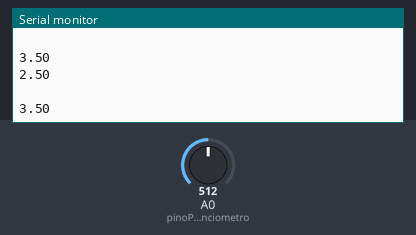
Recording of a sketch running on a simulated Arduino Uno, built with avr-gcc and run on an emulated ATmega328P. Shown: the last lines printed to the serial monitor. The test bench sets the inputs (shaded band); at power-on: A0 (pinoPotenciometro) = 512.

Above: at 1.8 s.
1.9 s: A0 (pinoPotenciometro) set to 716
At 2.6 s:
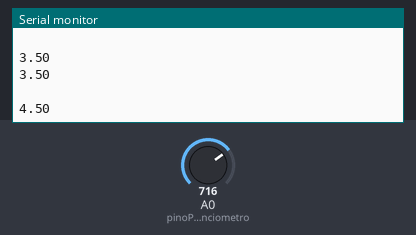
3.4 s: A0 (pinoPotenciometro) set to 900
At 4.8 s:
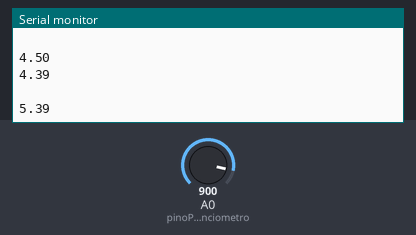
Timing chart, 0 to 6.4 s (numbered marks = the images above; inputs shaded):
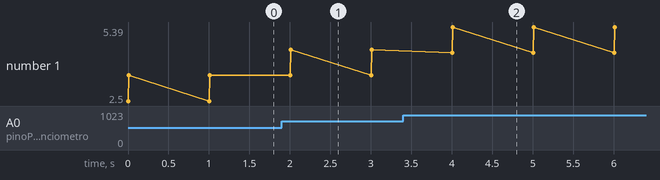

The sketch:

graphs.ino
```cpp
const int pinoPotenciometro = A0; // pino onde o potenciometro está conectado
int leitura = 0; // variável para armazenar o valor lido pelo ADC
float tensao = 0.0; // variável para armazenar a tensão

void setup() {
  // Inicia e configura a Serial
  Serial.begin(9600); // 9600 bps

  // configura o pino com potenciometro como entrada
  pinMode(pinoPotenciometro, INPUT); // pino A0
}

void loop() {
  // le o valor de tensão no pino do potenciometro
  leitura = analogRead(pinoPotenciometro);

  // converte e imprime o valor em tensão elétrica
  tensao = leitura * 5.0 / 1024.0;

  // imprime valor no plotter serial
  Serial.println(tensao);

  Serial.println(" ");

  Serial.println(tensao +1);

  delay(1000); // aguarda 100 milissegundos para uma nova leitura
}
```

Measured:
- after the input at 1.9 s, the serial monitor: prints a new line after 0.11 s (image 1)
- after the input at 3.4 s, the serial monitor: prints a new line after 0.60 s (image 2)
- plotted number 1: 3.5 → 4.5 after the input at 1.9 s, 4.5 → 5.39 after the input at 3.4 s
